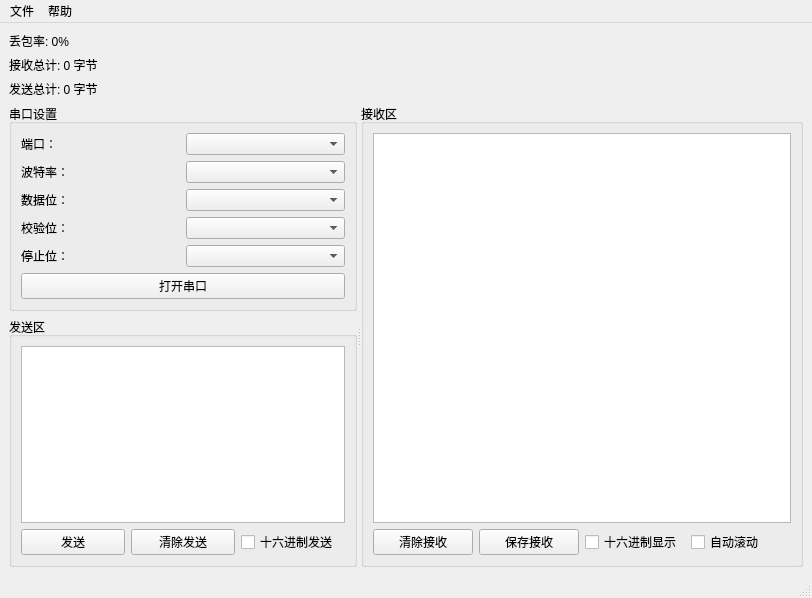
<?xml version="1.0" encoding="UTF-8"?>
<ui version="4.0">
 <class>SerialAssistant</class>
 <widget class="QMainWindow" name="SerialAssistant">
  <property name="geometry">
   <rect>
    <x>0</x>
    <y>0</y>
    <width>812</width>
    <height>598</height>
   </rect>
  </property>
  <property name="windowTitle">
   <string>Serial Assistant</string>
  </property>
  <widget class="QWidget" name="centralwidget">
   <layout class="QVBoxLayout" name="verticalLayout_4">
    <item>
     <widget class="QLabel" name="packetLossLabel">
      <property name="maximumSize">
       <size>
        <width>150</width>
        <height>16777215</height>
       </size>
      </property>
      <property name="text">
       <string>丢包率: 0%</string>
      </property>
     </widget>
    </item>
    <item>
     <widget class="QLabel" name="totalReceivedLabel">
      <property name="maximumSize">
       <size>
        <width>150</width>
        <height>16777215</height>
       </size>
      </property>
      <property name="text">
       <string>接收总计: 0 字节</string>
      </property>
     </widget>
    </item>
    <item>
     <widget class="QLabel" name="totalSentLabel">
      <property name="maximumSize">
       <size>
        <width>150</width>
        <height>16777215</height>
       </size>
      </property>
      <property name="text">
       <string>发送总计: 0 字节</string>
      </property>
     </widget>
    </item>
    <item>
     <widget class="QSplitter" name="splitter">
      <property name="orientation">
       <enum>Qt::Horizontal</enum>
      </property>
      <widget class="QWidget" name="layoutWidget">
       <layout class="QVBoxLayout" name="verticalLayout">
        <item>
         <widget class="QGroupBox" name="settingsGroupBox">
          <property name="title">
           <string>串口设置</string>
          </property>
          <layout class="QGridLayout" name="gridLayout">
           <item row="0" column="0">
            <widget class="QLabel" name="label">
             <property name="text">
              <string>端口：</string>
             </property>
            </widget>
           </item>
           <item row="0" column="1">
            <widget class="QComboBox" name="portCombo"/>
           </item>
           <item row="1" column="0">
            <widget class="QLabel" name="label_2">
             <property name="text">
              <string>波特率：</string>
             </property>
            </widget>
           </item>
           <item row="1" column="1">
            <widget class="QComboBox" name="baudRateCombo"/>
           </item>
           <item row="2" column="0">
            <widget class="QLabel" name="label_3">
             <property name="text">
              <string>数据位：</string>
             </property>
            </widget>
           </item>
           <item row="2" column="1">
            <widget class="QComboBox" name="dataBitsCombo"/>
           </item>
           <item row="3" column="0">
            <widget class="QLabel" name="label_4">
             <property name="text">
              <string>校验位：</string>
             </property>
            </widget>
           </item>
           <item row="3" column="1">
            <widget class="QComboBox" name="parityCombo"/>
           </item>
           <item row="4" column="0">
            <widget class="QLabel" name="label_5">
             <property name="text">
              <string>停止位：</string>
             </property>
            </widget>
           </item>
           <item row="4" column="1">
            <widget class="QComboBox" name="stopBitsCombo"/>
           </item>
           <item row="5" column="0" colspan="2">
            <widget class="QPushButton" name="openCloseButton">
             <property name="text">
              <string>打开串口</string>
             </property>
            </widget>
           </item>
          </layout>
         </widget>
        </item>
        <item>
         <widget class="QGroupBox" name="sendGroupBox">
          <property name="title">
           <string>发送区</string>
          </property>
          <layout class="QVBoxLayout" name="verticalLayout_2">
           <item>
            <widget class="QTextEdit" name="sendTextEdit"/>
           </item>
           <item>
            <layout class="QHBoxLayout" name="horizontalLayout">
             <item>
              <widget class="QPushButton" name="sendButton">
               <property name="text">
                <string>发送</string>
               </property>
              </widget>
             </item>
             <item>
              <widget class="QPushButton" name="clearSendButton">
               <property name="text">
                <string>清除发送</string>
               </property>
              </widget>
             </item>
             <item>
              <widget class="QCheckBox" name="hexSendCheckBox">
               <property name="text">
                <string>十六进制发送</string>
               </property>
              </widget>
             </item>
            </layout>
           </item>
          </layout>
         </widget>
        </item>
       </layout>
      </widget>
      <widget class="QWidget" name="layoutWidget">
       <layout class="QVBoxLayout" name="verticalLayout_3">
        <item>
         <widget class="QGroupBox" name="receiveGroupBox">
          <property name="title">
           <string>接收区</string>
          </property>
          <layout class="QVBoxLayout" name="verticalLayout_5">
           <item>
            <widget class="QTextEdit" name="receiveTextEdit">
             <property name="readOnly">
              <bool>true</bool>
             </property>
            </widget>
           </item>
           <item>
            <layout class="QHBoxLayout" name="horizontalLayout_2">
             <item>
              <widget class="QPushButton" name="clearReceiveButton">
               <property name="text">
                <string>清除接收</string>
               </property>
              </widget>
             </item>
             <item>
              <widget class="QPushButton" name="saveReceiveButton">
               <property name="text">
                <string>保存接收</string>
               </property>
              </widget>
             </item>
             <item>
              <widget class="QCheckBox" name="hexDisplayCheckBox">
               <property name="text">
                <string>十六进制显示</string>
               </property>
              </widget>
             </item>
             <item>
              <widget class="QCheckBox" name="autoScrollCheckBox">
               <property name="text">
                <string>自动滚动</string>
               </property>
              </widget>
             </item>
            </layout>
           </item>
          </layout>
         </widget>
        </item>
       </layout>
      </widget>
     </widget>
    </item>
   </layout>
  </widget>
  <widget class="QMenuBar" name="menubar">
   <property name="geometry">
    <rect>
     <x>0</x>
     <y>0</y>
     <width>812</width>
     <height>25</height>
    </rect>
   </property>
   <widget class="QMenu" name="menu">
    <property name="title">
     <string>文件</string>
    </property>
   </widget>
   <widget class="QMenu" name="menu_2">
    <property name="title">
     <string>帮助</string>
    </property>
   </widget>
   <addaction name="menu"/>
   <addaction name="menu_2"/>
  </widget>
  <widget class="QStatusBar" name="statusBar"/>
 </widget>
 <resources/>
 <connections/>
</ui>
